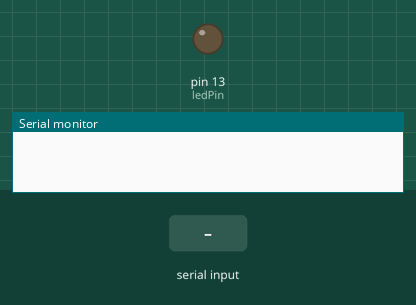
Bench run of a sketch on a simulated Arduino Uno, built with avr-gcc and run on an emulated ATmega328P. Parts: output pins drawn as LEDs (lit = HIGH), the last lines printed to the serial monitor. The test bench sets the inputs (shaded band).

Above: at 1.3 s.
1.4 s: "h" received over the second serial link
At 2.2 s:
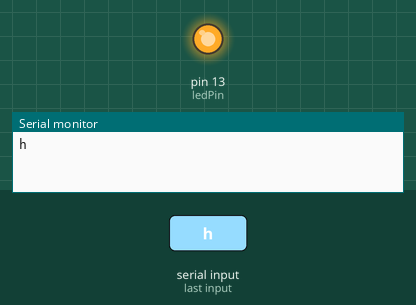
2.9 s: "l" received over the second serial link
At 3.4 s:
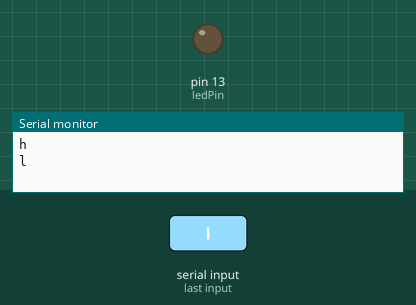
Timing chart, 0 to 5.9 s (numbered marks = the images above; inputs shaded):
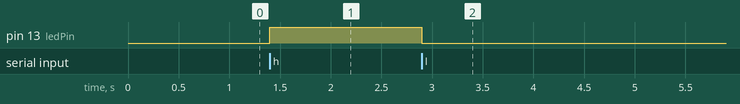

Measured:
- after the input at 1.4 s, pin 13 (ledPin): LOW → HIGH at once
- after the input at 2.9 s, pin 13 (ledPin): HIGH → LOW at once

The sketch:

ArduinoBluetooth.pde
```cpp
#include <NewSoftSerial.h>

int bluetoothTx = 2;
int bluetoothRx = 3;
int ledPin = 13;

NewSoftSerial bluetooth(bluetoothTx, bluetoothRx);

void setup()
{
  //Setup usb serial connection to computer
  Serial.begin(9600);
  pinMode(ledPin, OUTPUT);
  //Setup Bluetooth serial connection to android
  bluetooth.begin(115200);
  bluetooth.print("$$$");
  delay(100);
  bluetooth.println("U,9600,N");
  bluetooth.begin(9600);
}

void loop()
{
  //Read from bluetooth and write to usb serial
  if(bluetooth.available())
  {
    char toSend = (char)bluetooth.read();
    Serial.println(toSend);
    if(toSend == 'h')
    {
      digitalWrite(ledPin, HIGH); // set the LED on
      bluetooth.println("Light On");
    }

    if(toSend == 'l')
    {
      digitalWrite(ledPin, LOW); // set the LED off
      bluetooth.println("Light Off");
    }
  }

  //Read from usb serial to bluetooth
  if(Serial.available())
  {
    char toSend = (char)Serial.read();
    bluetooth.print(toSend);
  }
}
```
